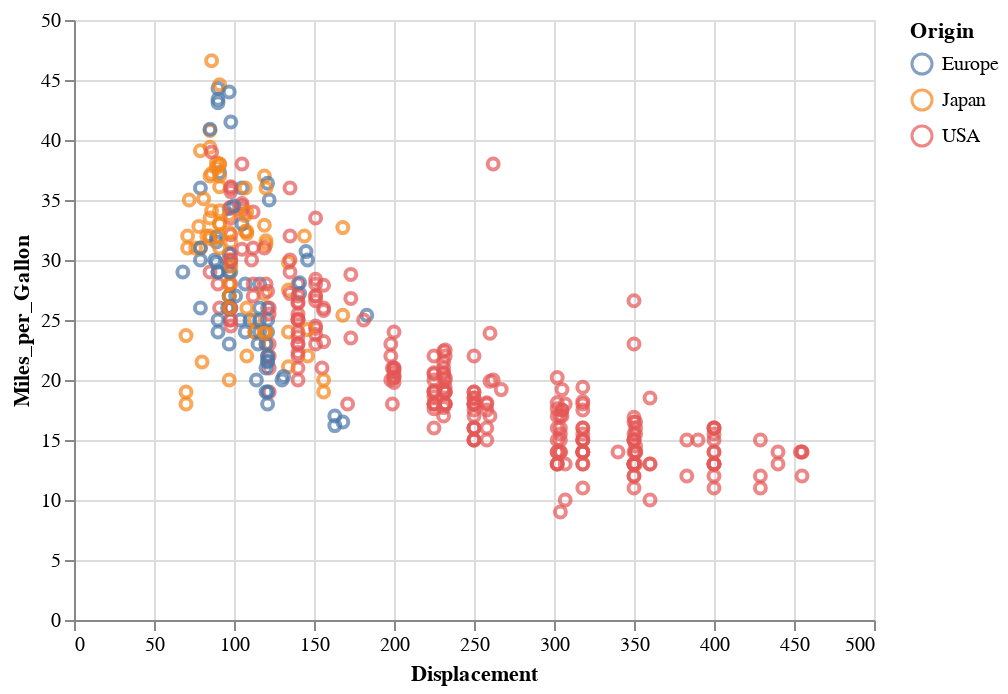

The cell this chart's notebook holds for it:
### Code cell
# load an example dataset
from vega_datasets import data
cars = data.cars()

import altair as alt

interval = alt.selection_interval()
print(cars.columns)
base = alt.Chart(cars).mark_point().encode(
  y='Miles_per_Gallon',
  color=alt.condition(interval, 'Origin', alt.value('lightgray'))
).properties(
  selection=interval
)

base.encode(x='Displacement')

### Figure 1 — Vega-Lite specification as saved in the notebook (floating-point values rounded to 4 significant figures; data arrays with more than 128 entries replaced by an {"elided": "..."} marker saying what was removed)
{"config": {"view": {"continuousWidth": 400, "continuousHeight": 300}}, "data": {"name": "data-f02450ab61490a1363517a0190416235"}, "mark": "point", "encoding": {"color": {"condition": {"type": "nominal", "field": "Origin", "selection": "selector013"}, "value": "lightgray"}, "x": {"type": "quantitative", "field": "Displacement"}, "y": {"type": "quantitative", "field": "Miles_per_Gallon"}}, "selection": {"selector013": {"type": "interval"}}, "$schema": "https://vega.github.io/schema/vega-lite/v4.8.1.json", "datasets": {"data-f02450ab61490a1363517a0190416235": {"elided": "406 records"}}}
